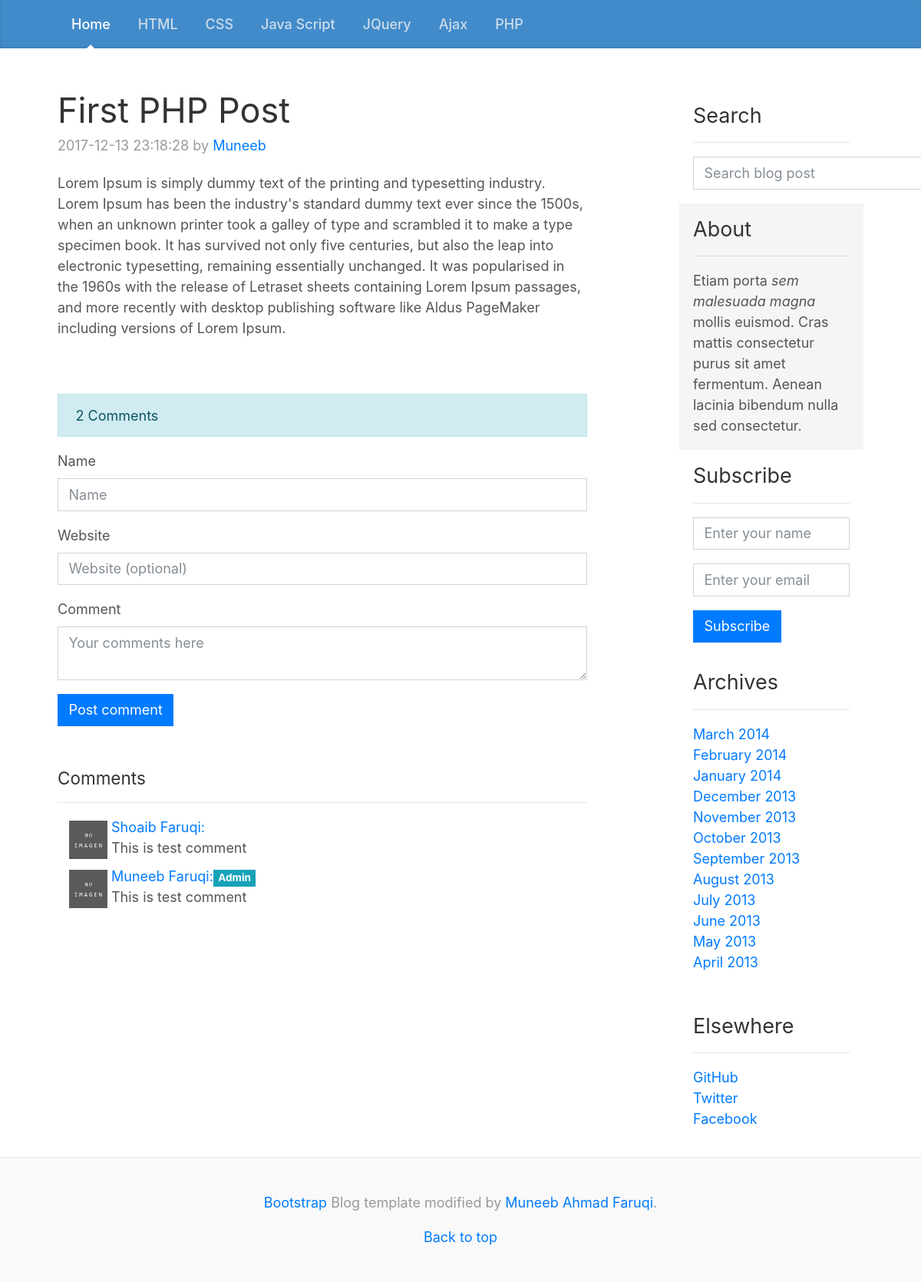
The page /single.php?post=1 on the database its author committed.
### tables this page shows
CREATE TABLE `tbl_categories` (
  `id` int(11) NOT NULL,
  `cat_text` varchar(100) NOT NULL
);

CREATE TABLE `tbl_posts` (
  `id` int(11) NOT NULL,
  `post_title` varchar(100) NOT NULL,
  `post_body` text NOT NULL,
  `date_time` timestamp NOT NULL DEFAULT CURRENT_TIMESTAMP,
  `post_author` varchar(50) NOT NULL,
  `post_keywords` varchar(200) NOT NULL,
  `post_category` int(11) NOT NULL
);

### single.php (the view)
<?php
	include 'includes/header.php';
  $sql_get_post = isset($_GET['post']) ? "SELECT * FROM tbl_posts WHERE id='".mysqli_real_escape_string($link,$_GET['post'])."'" : "" ;
  $result= $link->query($sql_get_post);
?>
           <?php
            if($result->num_rows >0){
              while ($row = $result->fetch_assoc()) {
           ?>
           <div class="blog-post">
            <h1 class="blog-post-title"><?php echo $row['post_title']; ?></h1>
            <p class="blog-post-meta"><?php echo $row['date_time']; ?> by <a href="#"><?php echo $row['post_author']; ?></a></p>
            <?php
              echo $row['post_body'];
             ?>
            </div>
          <?php
              }
           }
          ?>
          <blockquote class="alert alert-info">2 Comments</blockquote>
          <div class="comment-area">
            <form>
              <div class="form-group">
                <label for="exampleInputEmail1">Name</label>
                <input type="text" name="name" class="form-control" id="exampleInputEmail1" placeholder="Name">
              </div>
              <div class="form-group">
                <label for="exampleInputEmail1">Website</label>
                <input type="text" name="website" class="form-control" id="exampleInputEmail1" placeholder="Website (optional)">
              </div>
              <div class="form-group">
                <label for="exampleInputPassword1">Comment</label>
                <textarea name="comment" class="form-control" placeholder="Your comments here"></textarea>
              </div>
              <button type="submit" name="post_comment" class="btn btn-primary">Post comment</button>
            </form>
            <br><br>
            <h5>Comments</h5><hr>
            <div class="comment">
              <div class="comment-head">
                <a href="#">Shoaib Faruqi:</a>
              <img width="50" height="50" src="img/noimg.jpg">
              </div>
              This is test comment
            </div>
            <div class="comment">
              <div class="comment-head">
                <a href="#">Muneeb Faruqi:</a><button class="btn btn-sm btn-info badge">Admin</button>
              <img width="50" height="50" src="img/noimg.jpg">
              </div>
              This is test comment
            </div>
          </div>
          <br>
        <?php
        	include "includes/sidebar.php";
        	include "includes/footer.php";
        ?>

### includes/header.php (shortened to what this page needs)
<?php
	include 'includes/dbcon.php';
  $sql_cats= "SELECT * FROM tbl_categories";
  $result = $link->query($sql_cats);
?>
<!doctype html>
<html lang="en">
  <head>
    <link href="css/bootstrap.css" rel="stylesheet">
    <link href="css/custom.css" rel="stylesheet">
    <link href="css/blog.css" rel="stylesheet">
  </head>
  <body>
    <header>
      <div class="blog-masthead">
        <div class="container">
          <nav class="nav">
            <?php
              $home_active = isset($_GET['category']) ? "<a class=\"nav-link\" href=\"index.php\">Home</a>" : "<a class=\"nav-link active\" href=\"index.php\">Home</a>";
               echo $home_active;
              if($result->num_rows > 0){
                while($row = $result->fetch_assoc()){
                  $cat_active = ( isset($_GET['category']) && $row['id'] == $_GET['category'] ) ? "active" : "";
                  ?>
                    <a class="nav-link <?php echo $cat_active; ?>" href="index.php?category=<?php echo $row['id']; ?>"><?php echo $row['cat_text']; ?></a>
                  <?php
                }
              }
            ?>
          </nav>
        </div>
      </div>
    </header>
    <main role="main" class="container">
      <div class="row">
        <div class="col-sm-8 blog-main">

### css/custom.css (style rules this page uses)
* { border-radius: 0 !important; }

### css/blog.css (style rules this page uses)
@media (min-width: 48em) { html { font-size: 18px; } }
body { color: #555; }
h1, .h1, h2, .h2, h3, .h3, h4, .h4, h5, .h5, h6, .h6 { font-weight: 400; color: #333; }
.container { max-width: 60rem; }
.blog-masthead { margin-bottom: 3rem; background-color: #428bca; box-shadow: inset 0 -.1rem .25rem rgba(0,0,0,.1); }
.nav-link { position: relative; padding: 1rem; font-weight: 500; color: #cdddeb; }
.nav-link.active { color: #fff; }
.nav-link.active::after { position: absolute; bottom: 0; left: 50%; width: 0; height: 0; margin-left: -.3rem; vertical-align: middle; content: ""; border-right: .3rem solid transparent; border-bottom: .3rem solid; border-left: .3rem solid transparent; }
.blog-post { margin-bottom: 4rem; }
.blog-post-title { margin-bottom: .25rem; font-size: 2.5rem; }
.blog-post-meta { margin-bottom: 1.25rem; color: #999; }
.comment { margin: 10px; }
.comment img { margin: 5px; float: left; }

### rows shown on the page
tbl_categories: cat_text "HTML"
tbl_categories: cat_text "CSS"
tbl_categories: cat_text "Java Script"
tbl_categories: cat_text "JQuery"
tbl_categories: cat_text "Ajax"
tbl_categories: cat_text "PHP"
tbl_posts: post_title "First PHP Post", date_time "2017-12-13 23:18:28", post_author "Muneeb", post_body "Lorem Ipsum is simply dummy text of the printing and typesetting industry. Lorem Ipsum has been the industry's standard dummy text ever since the 1500s, when an unknown printer took a galley of type and scrambled it to make a type specimen book. It has survived not only five centuries, but also the leap into electronic typesetting, remaining essentially unchanged. It was popularised in the 1960s with the release of Letraset sheets containing Lorem Ipsum passages, and more recently with desktop publishing software like Aldus PageMaker including versions of Lorem Ipsum."
